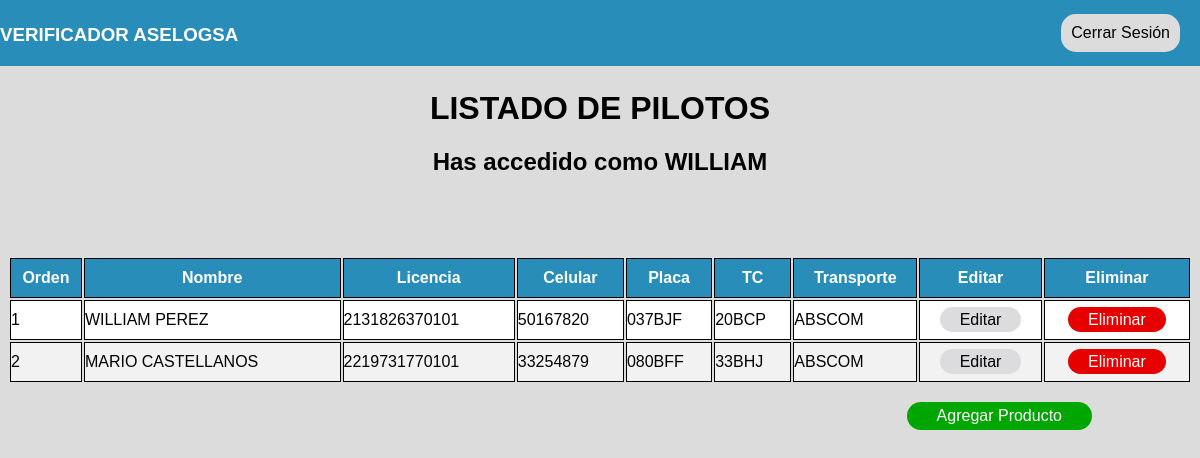
The page /list.php (signed in) on the database its author committed.
### tables this page shows
CREATE TABLE `product` (
  `id` int(50) NOT NULL,
  `nombre` varchar(100) NOT NULL,
  `licencia` varchar(100) NOT NULL,
  `celular` int(11) NOT NULL,
  `placa` varchar(15) NOT NULL,
  `tc` varchar(11) NOT NULL,
  `transporte` text NOT NULL
);

### list.php (the view, shortened to what this page needs)
<?php
require_once "Database/Database.php";
$username = $_SESSION['username'];
$sql_fetch_todos = "SELECT * FROM product ORDER BY id ASC";
$query = mysqli_query($conn, $sql_fetch_todos);
?>
<!doctype html>
<html lang="en">
<head>
</head>
<body>
    <div class="header">
        <h3>VERIFICADOR ASELOGSA</h3>
        <a name="" id="" class="button-logout" href="logout.php" role="button">Cerrar Sesión</a>
    </div>
    <div class="container">
        <h1>LISTADO DE PILOTOS</h1>
        <h2>Has accedido como <?php echo $str = strtoupper($username) ?></h2>
    </div>
    <div class="table-product">
        <table>
            <tr>
                <th scope="col">Orden</th>
                <th scope="col">Nombre</th>
                <th scope="col">Licencia</th>
                <th scope="col">Celular</th>
                <th scope="col">Placa</th>
                <th scope="col">TC</th>
                <th scope="col">Transporte</th>
                <th scope="col">Editar</th>
                <th scope="col">Eliminar</th>
            </tr>
            <tbody>
                <?php
                $idpro = 1;
                while ($row = mysqli_fetch_array($query)) { ?>
                    <tr>
                        <td scope="row"><?php echo $idpro ?></td>
                        <td><?php echo $row['nombre'] ?></td>
                        <td><?php echo $row['licencia'] ?></td>
                         <td><?php echo $row['celular'] ?></td>
                        <td><?php echo $row['placa'] ?></td>
                        <td><?php echo $row['tc'] ?></td>
                        <td><?php echo $row['transporte'] ?></td>
                        <td class="modify"><a name="edit" id="" class="bfix" href="fix.php?id=<?php echo $row['id'] ?>&message=<?php
                            echo $row['nombre'] ?>&licencia=<?php
                            echo $row['licencia']; ?> " role="button">
                                Editar
                            </a></td>
                        <td class="delete"><a name="id" id="" class="bdelete" href="main/delete.php?id=<?php echo $row['id'] ?>" role="button">
                                Eliminar
                            </a></td>
                    </tr>
                <?php
                    $idpro++;
                } ?>
            </tbody>
        </table>
        <br>
        <a name="" id="" class="Addlist" style="float:right" href="addlist.php" role="button">Agregar Producto</a>
    </div>
</body>
</html>

### list.php (style rules this page uses)
body { font-family: Arial, Helvetica, sans-serif; background-color: #DCDCDC; }
.header { position: fixed; top: 0px; left: 0px; right: 0px; height: 50px; padding: 5px 13px 11px 0px; width: 100%; color: white; font-family: Arial, Helvetica, sans-serif; margin-top: 0px; bottom: 0; background-color: #298dba; }
.button-logout { position: relative; margin-top: -50px; margin-right: 20px; float: right; text-decoration: none; border: transparent; border-radius: 15px; background-color: #DCDCDC; padding: 10px 10px 10px 10px; color: black; transition: 0.5s; }
.container { margin: 90px auto; margin-bottom: 50px; border-radius: 30px; text-align: center; background-color: #DCDCDC; width: 40%; padding-bottom: 10px; }
table th, tr, td { border: 1px solid black; border-collapse: collapse; padding: 10px 0px 10px 0px; }
table { width: 100%; }
th { color: white; background-color: #298dba; }
tr { background-color: white; }
tr:nth-child(even) { background-color: #f2f2f2; }
.modify { text-align: center; }
.delete { text-align: center; }
.modify .bfix { border-radius: 15px; background-color: #DCDCDE; color: black; text-decoration: none; padding: 4px 20px 4px 20px; transition: 0.5s; }
.delete .bdelete { border-radius: 15px; background-color: #e60000; text-decoration: none; color: white; padding: 4px 20px 4px 20px; transition: 0.5s; }
.Addlist { margin-right: 100px; padding: 5px 30px 5px 30px; border-radius: 15px; text-decoration: none; color: white; background-color: #00A600; transition: 0.5s; }

### rows shown on the page
product: nombre "WILLIAM PEREZ", licencia "2131826370101", celular "50167820", placa "037BJF", tc "20BCP", transporte "ABSCOM"
product: nombre "MARIO CASTELLANOS", licencia "2219731770101", celular "33254879", placa "080BFF", tc "33BHJ", transporte "ABSCOM"

### other values the page prints
$str = strtoupper($username) "WILLIAM"
